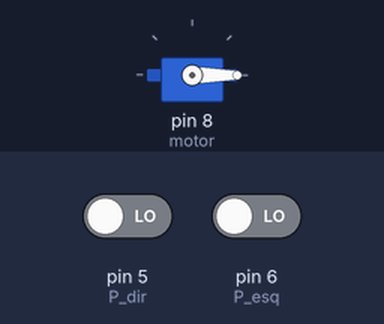
Recording of a sketch running on a simulated Arduino Uno, built with avr-gcc and run on an emulated ATmega328P. Parts: servo. The inputs (shaded band) are chosen by the test bench; at power-on: pin 5 (P_dir) LOW, pin 6 (P_esq) LOW.

Above: at 1.2 s.
1.3 s: pin 5 (P_dir) driven HIGH
At 1.75 s:
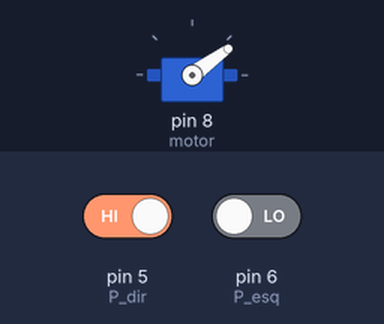
At 3.8 s:
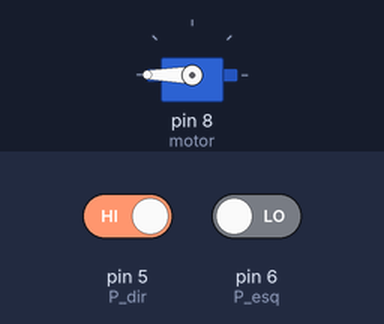
4.3 s: pin 5 (P_dir) driven LOW and pin 6 (P_esq) driven HIGH
At 4.45 s:
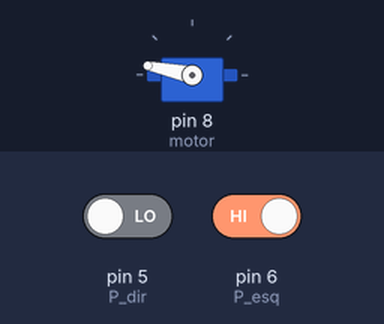
Timing chart, 0 to 8.0 s (numbered marks = the images above; inputs shaded):
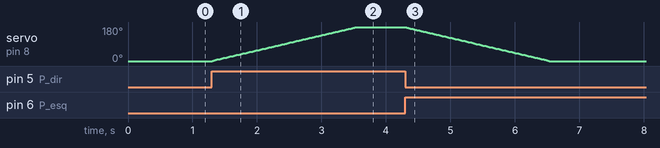

Measured:
- after the input at 1.3 s, servo on pin 8 (motor): moves from 0° to 180° over 2.2 s, starting at once
- after the input at 4.3 s, servo on pin 8 (motor): moves from 180° to 0° over 2.2 s, starting at once

The sketch:

Servo_Motor.ino
```cpp
/*
 * Rotaciona uma Servo Motor de acordo com o botão apertado. Um deles rotaciona para a esquerda, o outro, para a direita.
 * Pra fazer o servo se mecher, é preciso alterar a angulação, lembrando que há um limite para o que o hardware consegue fazer, portanto é importante adicionar os delays. A ângulação máxima é 180º.
 * Existem funções para a calcular o valor do angulo a ser escrito de acordo com o botão apertado, e funções para agarantir que o angulo de encontra no intervalo de [0,180].
 * Comunicação Serial pode ser habilitada para debug.
 *
 * Letícia Pegoraro Garcez 2020
*/


#include<Servo.h>

//DEFINIÇÃO DOS PINOS
#define motor 8 //O pino o motor é conectado.
#define P_esq  6 //botão para girar para a esquerds
#define P_dir 5 //botão para girar para a direita

//DEFINIÇÃO DO OBJETO SERVO
Servo s; //Criar um objeto do tipo Servo, ou seja, o motor

//VARIAVEL GLOBAL PRA GUARDA O ÂNGULO
int angulo = 0; //ângulo atual do servo

//CABEÇALHOS DAS FUNÇÕES
int moveServo(int angulo, int esq, int dir , int modifica); //Avalia pra que lado o motor deve se mover e retorna o valor do ângulo. A quantidade de unidades de movimento é passada como parâmetro 'modifica'
bool anguloValido(int angulo); //Verifica se o ângulo está dentro dos valores validos
int corrigeAngulo(int angulo); //Corrige o ângulo caso ele esteja fora do escopo

void setup() {
  s.attach(motor); //conecto o pino do motor ao objeto Servo, então o que vai comandar meu servo é o pino motor.
  s.write(0);//Escreve a posição em ângulos, zero para dar início
  pinMode(P_esq, INPUT);
  pinMode(P_dir, INPUT);
  //Serial.begin(9600);//pra debug

}
void loop() {
  angulo = moveServo(angulo, digitalRead(P_esq), digitalRead(P_dir), 2); //altera o ângulo
  if (anguloValido(angulo)) {
    s.write(angulo);//gira
    delay(25);//delay
  }
  else {
    angulo = corrigeAngulo(angulo);
  }
  //Serial.println(angulo);//debug

}


//FUNÇÕES
int moveServo(int angulo, int esq, int dir , int modifica) {
  if (dir) {
    angulo += modifica;
  }
  else if (esq) {
    angulo -= modifica;
  }
  return angulo;
}

int corrigeAngulo(int angulo) {
  if (angulo < 0) {
    return 0; //Como corrige ângulo sempre vai ser direcionada ao próprio ângulo, esse valor já vai ser atribuido a varivável
  }
  if (angulo > 180) {
    return 180;
  }
}

bool anguloValido(int angulo) {
  if (angulo >= 0 && angulo <= 180) {
    return true;
  }
  return false;
}
```
